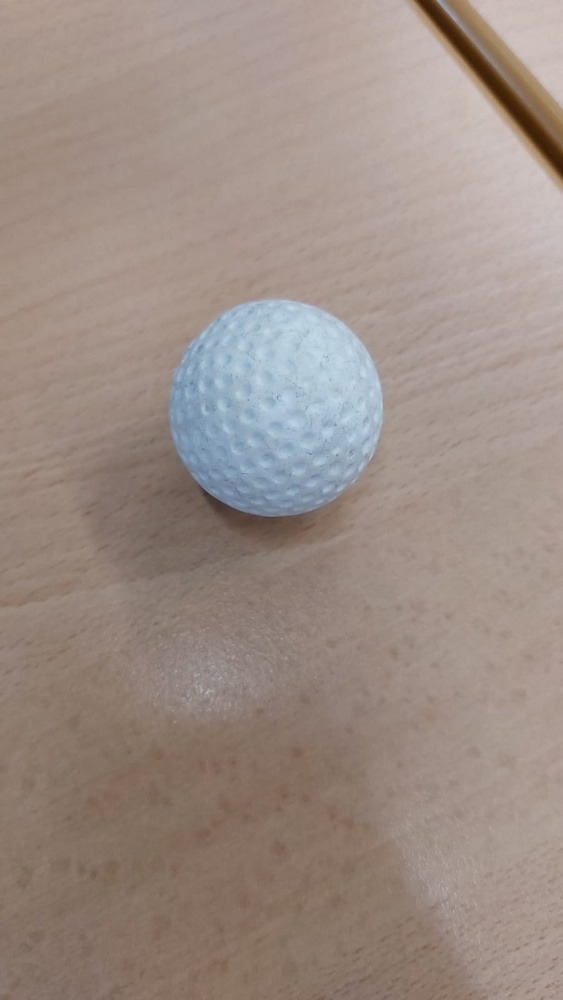
#> input picture BallDetection/test.jpg, 563 x 1000 px, shrunk from 901 x 1600 before the run, given in place of the camera
$ python test2.py   (older library calls are emulated)
#> lines starting #> are read from the running program, lines starting #| are printed output that depends on the picture
#> further down, frame is the input picture: shape (1000, 563, 3); mean B, G, R 133.2, 141.1, 156
import cv2
import numpy as np

def detect_lines(frame):
  """
  Detects lines in a given image frame using the Hough Transform.

  Args:
      frame: The input image frame (BGR).

  Returns:
      A list of tuples, where each tuple represents a line with its starting
      and ending points (x1, y1, x2, y2).
  """

  # Convert the frame to grayscale for better edge detection
  gray = cv2.cvtColor(frame, cv2.COLOR_BGR2GRAY)
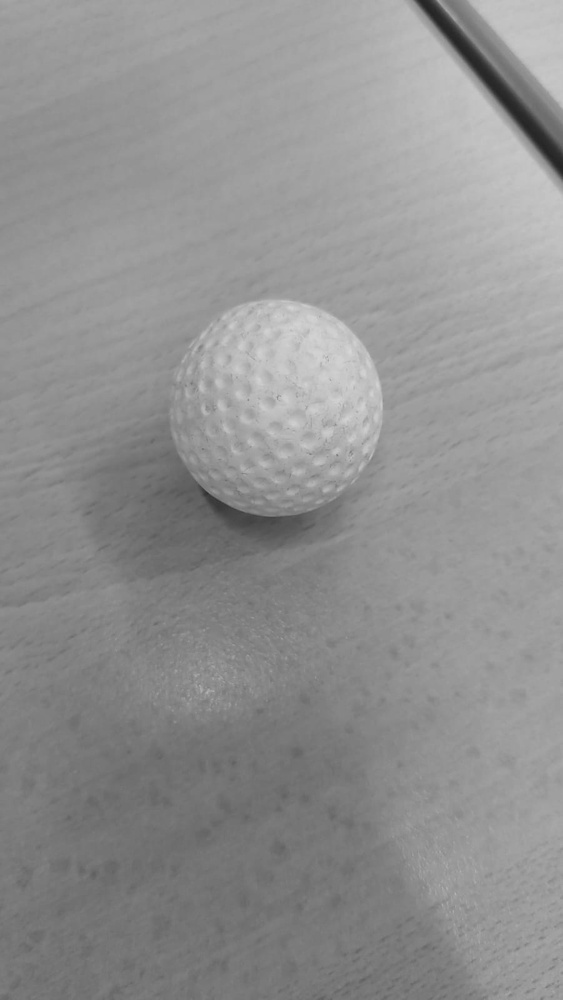
#> gray: shape (1000, 563); min 36, max 215, mean 144.6

  # Apply edge detection using the Canny edge detector
  ksize = 3
  gX = cv2.Sobel(gray, ddepth=cv2.CV_32F, dx=1, dy=0, ksize=ksize)
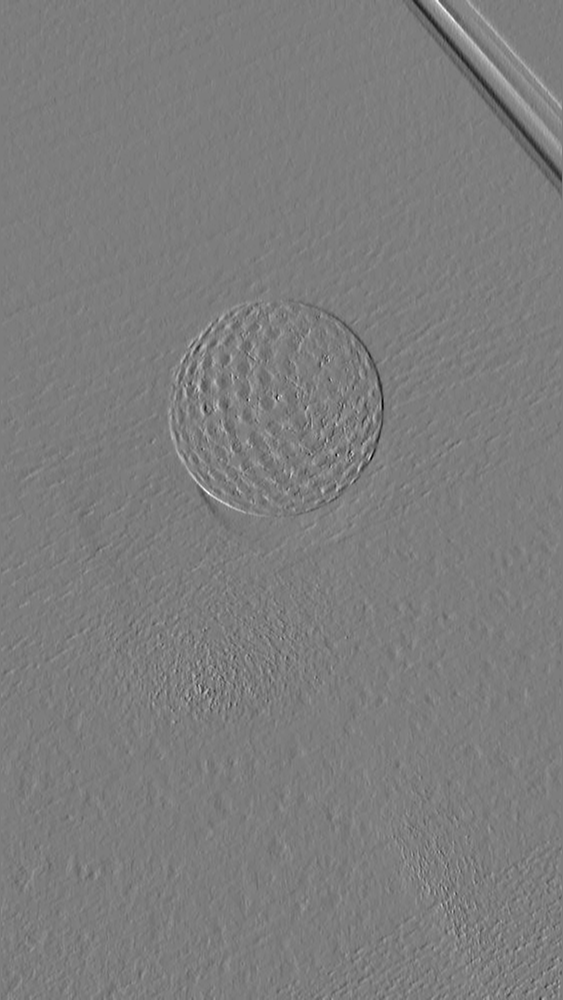
#> gX: shape (1000, 563) float32; min -202, max 210, mean 0.4; drawn with min black and max white
  gY = cv2.Sobel(gray, ddepth=cv2.CV_32F, dx=0, dy=1, ksize=ksize)
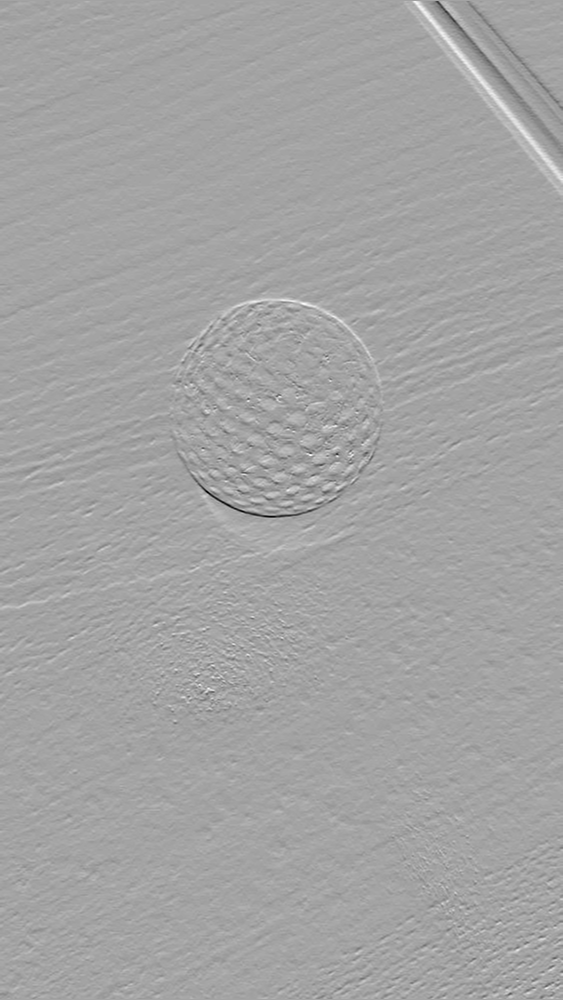
#> gY: shape (1000, 563) float32; min -257, max 143, mean -0.3; drawn with min black and max white
  gX = cv2.convertScaleAbs(gX)
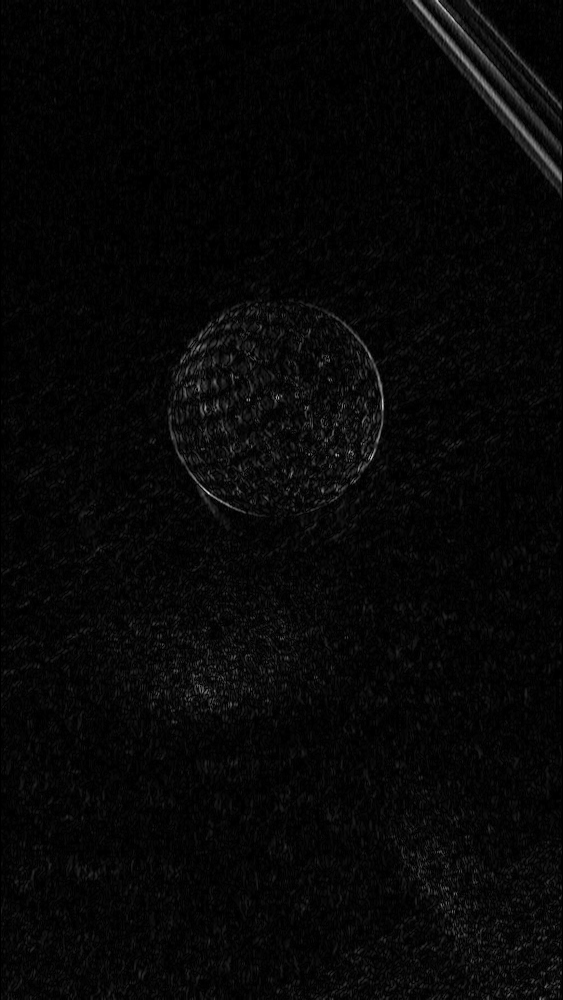
#> gX: shape (1000, 563); min 0, max 210, mean 6.9
  gY = cv2.convertScaleAbs(gY)
  combined = cv2.addWeighted(gX, 0.5, gY, 0.5, 0)
  cv2.imshow("Combined", combined)

  # Apply the Hough Transform to detect lines
  lines = cv2.HoughLinesP(combined, rho=1, theta=np.pi/180, threshold=100,
                         minLineLength=50, maxLineGap=30)
#> lines = 596 rows, first 6: [118, 0, 462, 999], [148, 999, 531, 0], [156, 1, 244, 999], [557, 999, 557, 0], [480, 999, 480, 0], [84, 999, 506, 3]

  # Extract starting and end points of detected lines
  detected_lines = []
  if lines is not None:
    for line in lines:
      x1, y1, x2, y2 = line[0]
      detected_lines.append((x1, y1, x2, y2))
#> this loop made 596 passes
#> after the loop, detected_lines = 596 items, first 6: (118, 0, 462, 999), (148, 999, 531, 0), (156, 1, 244, 999), (557, 999, 557, 0), (480, 999, 480, 0), (84, 999, 506, 3)

  return detected_lines

# Capture video from camera (modify index for multiple cameras)
cap = cv2.VideoCapture(0)

while True:
  # Capture frame-by-frame
  ret, frame = cap.read()

  # Detect lines in the frame
  lines = detect_lines(frame)
#> lines has the same summary as detected_lines in detect_lines

  # Draw detected lines on the frame (optional)
  if lines:
    for x1, y1, x2, y2 in lines:
      cv2.line(frame, (x1, y1), (x2, y2), (0, 255, 0), 2)
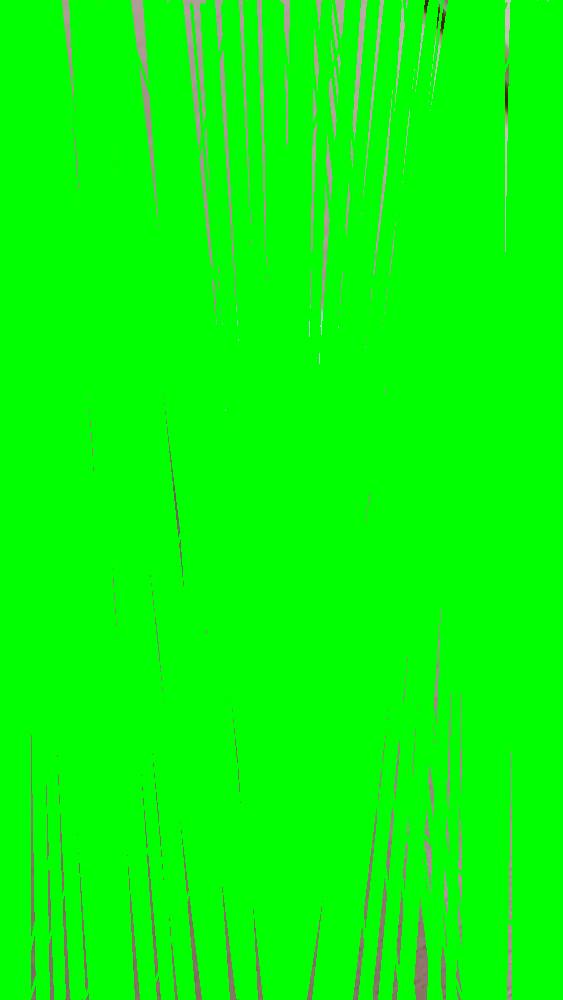
#> frame: shape (1000, 563, 3); mean B, G, R 5.2, 250.5, 6.2

  # Display the frame with detected lines (or original frame)
  cv2.imshow('Frame', frame)

  # Exit on 'q' press
  if cv2.waitKey(1) & 0xFF == ord('q'):
#> (key q is pressed here)
    break

# Release the capture and close all windows
cap.release()
cv2.destroyAllWindows()

$ run again, on BallDetection/balltemplate.jpg
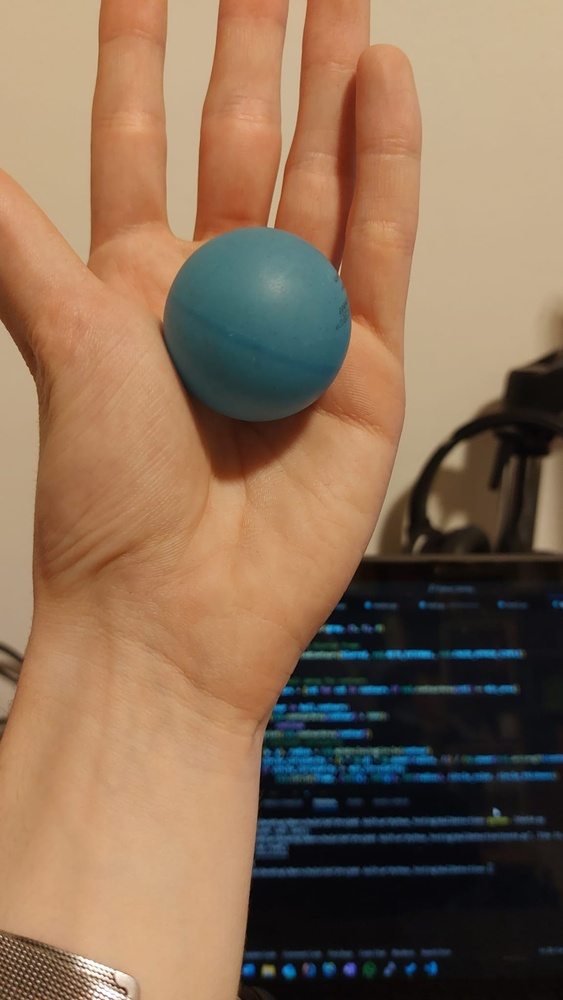
#> input picture BallDetection/balltemplate.jpg, 563 x 1000 px, shrunk from 1153 x 2048 before the run, given in place of the camera
#> frame is the input picture: shape (1000, 563, 3); mean B, G, R 86.1, 110, 137.7
#> in detect_lines, `combined = cv2.addWeighted(gX, 0.5, gY, 0.5, 0)`:
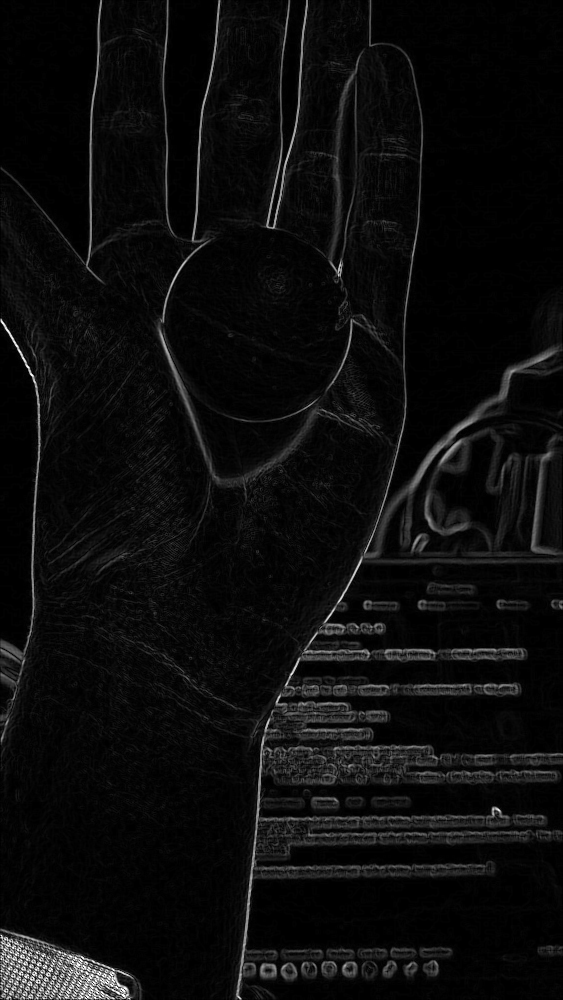
#> combined: shape (1000, 563); min 0, max 255, mean 12.4
#> in detect_lines, `lines = cv2.HoughLinesP(combined, rho=1, theta=np.pi/180, threshold=10..`: lines = 644 rows, first 6: [63, 7, 562, 907], [176, 999, 442, 5], [19, 999, 383, 0], [0, 994, 342, 0], [0, 964, 276, 1], [46, 999, 409, 0]
#> the loop in detect_lines, `for line in lines:` made 644 passes
#> after the loop in detect_lines, `for line in lines:`: detected_lines = 644 items, first 6: (63, 7, 562, 907), (176, 999, 442, 5), (19, 999, 383, 0), (0, 994, 342, 0), (0, 964, 276, 1), (46, 999, 409, 0)
#> `lines = detect_lines(frame)`: lines has the same summary as detected_lines in detect_lines
#> the loop `for x1, y1, x2, y2 in lines:` made 644 passes
#> after the loop `for x1, y1, x2, y2 in lines:`:
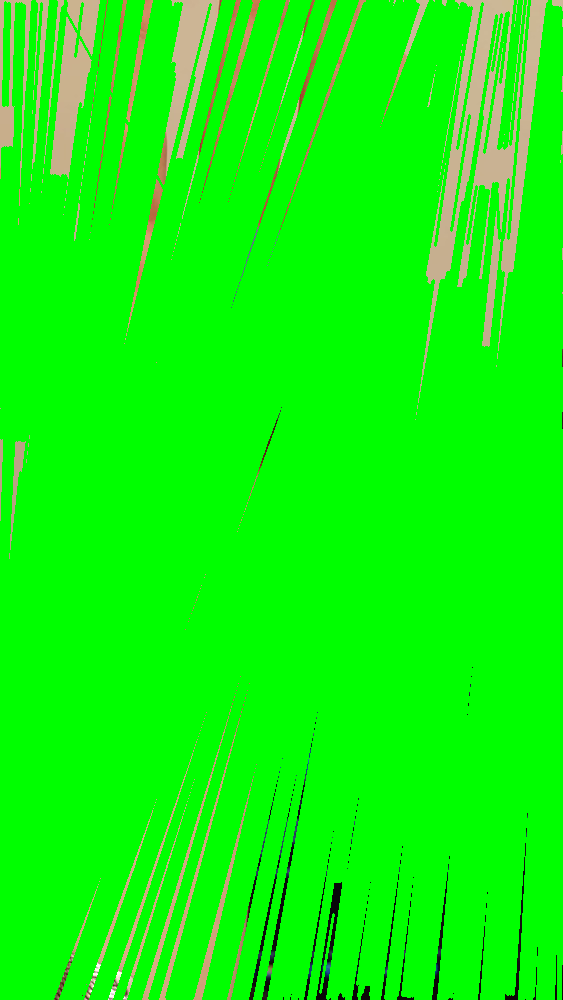
#> frame: shape (1000, 563, 3); mean B, G, R 9.6, 247, 14.2
